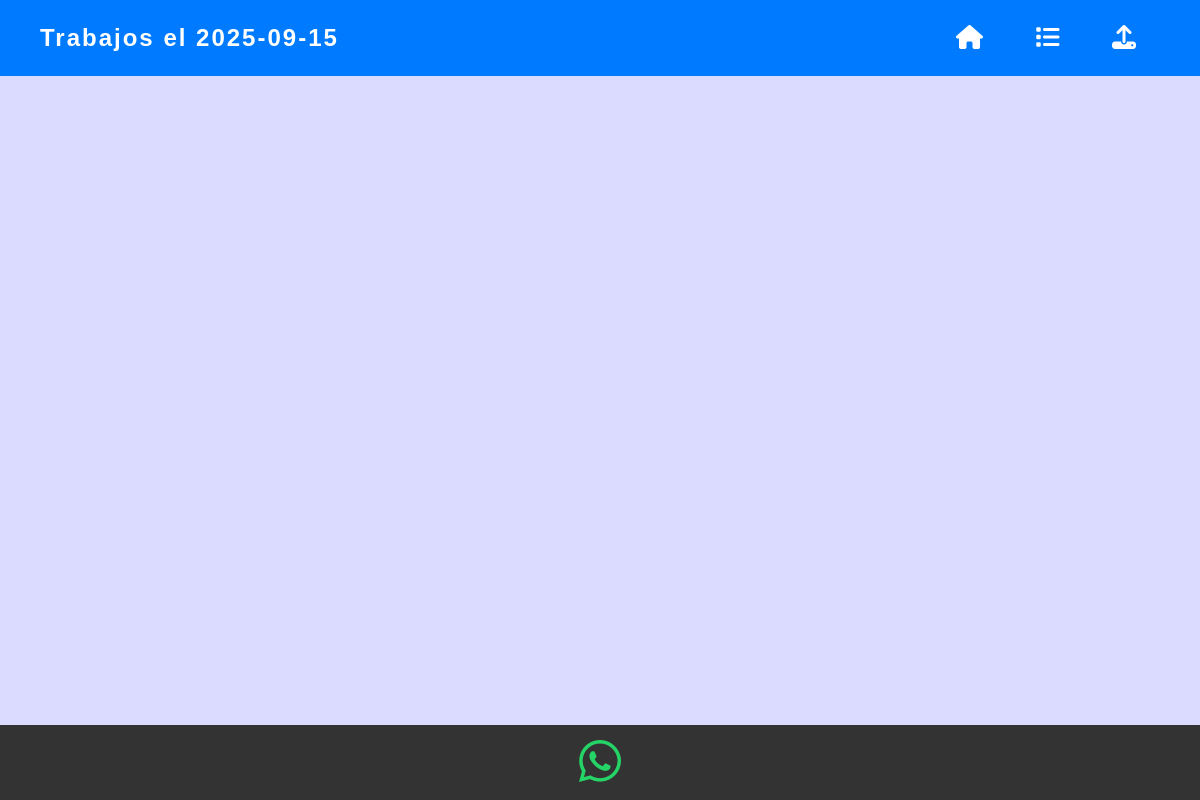
Before: /jobs/2025-09-15/ with the older database file.
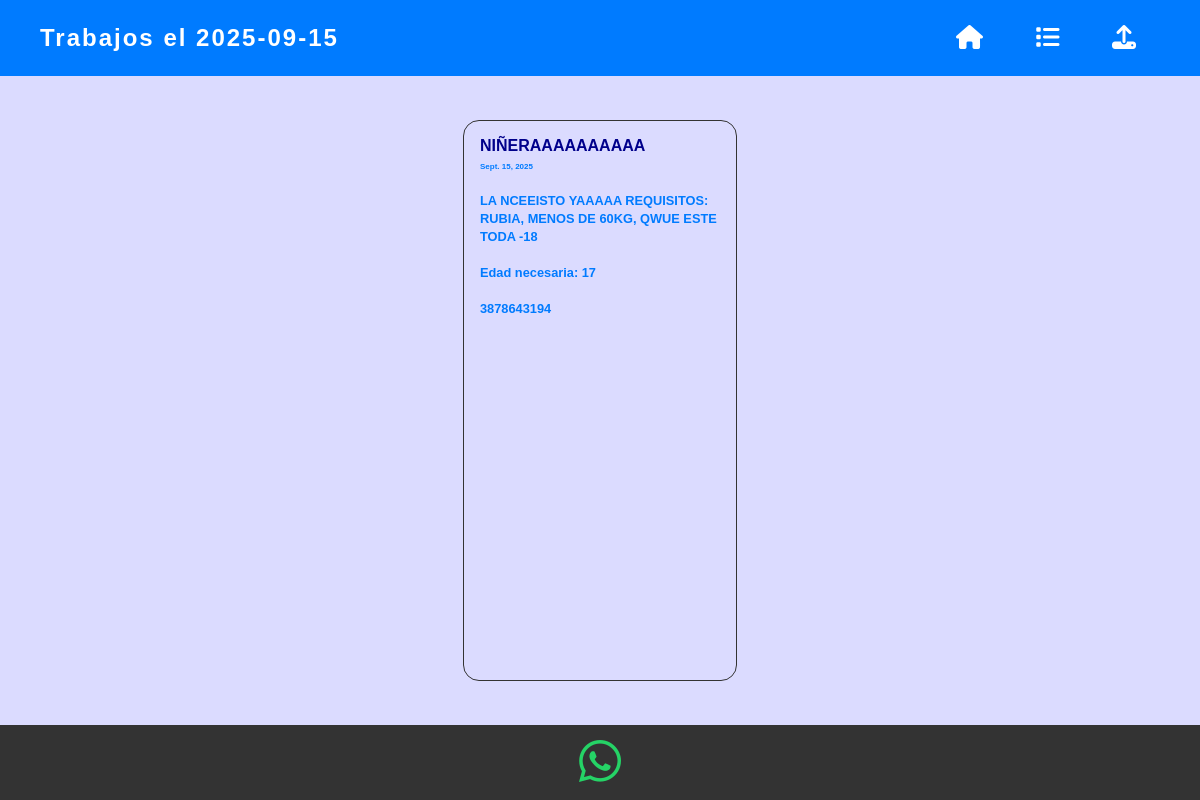
After: the same page with the newer database file.
### jobs/models.py (models this page shows, shortened)
class Job(models.Model):
    title = models.CharField(
        max_length=30,
        default="Trabajo",
        validators=[
            MinLengthValidator(5, message='El título debe tener al menos 5 caracteres.'),
            RegexValidator(
                regex=r'^[A-Za-záéíóúÁÉÍÓÚñÑ\s]+$',
                message='El título solo puede contener letras y espacios.'
            )
        ]
    )
    description = models.TextField(
        default="Descripción",
        validators=[
            MinLengthValidator(10, message='La descripción debe tener al menos 10 caracteres.'),
            RegexValidator(
                regex=r'^[A-Za-z0-9áéíóúÁÉÍÓÚñÑ\s.,;:!?@"\'-]+$',
                message='La descripción no puede contener caracteres especiales, solo .,;:!?"\'-'
            )
        ]
    )
    date_posted = models.DateField(auto_now_add=True)
    required_age = models.IntegerField(default=17, validators=[
        MinValueValidator(17, message='La edad mínima permitida es 17 años.'),
        MaxValueValidator(99, message='La edad máxima permitida es 99 años.')
    ])
    contact_number = models.CharField(default="1234567890", max_length=10, validators=[
        RegexValidator(regex=r'^\d{10}$', message='El número de teléfono debe tener 10 dígitos numéricos.')
    ])

### jobs/views.py (the view)
# urls.py: path('jobs/<str:job_date>/', views.jobs_by_date, name='jobs_by_date'),
def jobs_by_date(request, job_date):
    jobs = Job.objects.filter(date_posted=job_date)
    return render(request, 'jobs/jobs_by_date.html', {'jobs': jobs, 'job_date': job_date})

### jobs/templates/jobs/jobs_by_date.html (shortened to what this page needs)
{% load static %}
<!DOCTYPE html>
<html>
<head>
    <link rel="stylesheet" type="text/css" href="{% static 'css/styles.css' %}">
</head>
<body>
    <header>
        <nav>
            <h1 class="title">Trabajos el {{ job_date }}</h1>
            <div class="links">
                <a href="{% url 'home' %}"><i class="fas fa-home"></i></a>
                <a href="{% url 'all_jobs' %}"><i class="fas fa-list"></i></a>
                <a href="{% url 'upload_job' %}"><i class="fas fa-upload"></i></a>
            </div>
        </nav>
    </header>
    <main class="main">
        <ul>
            {% for job in jobs %}
                <li class="job">
                    <span style="color: darkblue; font-weight: bold;">{{ job.title }}</span> <br>
                    <span style="font-size: 0.5em;">{{ job.date_posted }}</span> <br><br>
                    <span style="font-size: 0.8em;">{{ job.description }}</span> <br> <br>
                    <span style="font-size: 0.8em; font-weight: bold">Edad necesaria: {{ job.required_age }}</span> <br> <br>
                    <span style="font-size: 0.8em; font-weight: bold">{{ job.contact_number }}</span> <br>
                </li>
            {% endfor %}
        </ul>
    </main>
    <footer>
        <a href="https://chat.whatsapp.com/yourlink" class="whatsapp">
            <i class="fab fa-whatsapp"></i>
        </a>
    </footer>
</body>
</html>

Changed rows visible on the page:
added Job: title "NIÑERAAAAAAAAAA", date_posted "Sept. 15, 2025", description "LA NCEEISTO YAAAAA REQUISITOS: RUBIA, MENOS DE 60KG, QWUE ESTE TODA -18", required_age "17", contact_number "3878643194"
